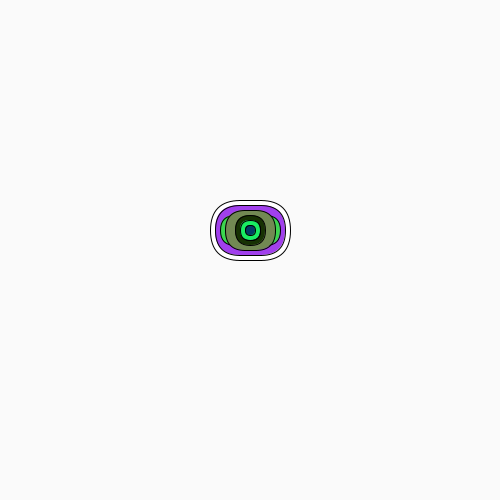
Frame 1 (no input)
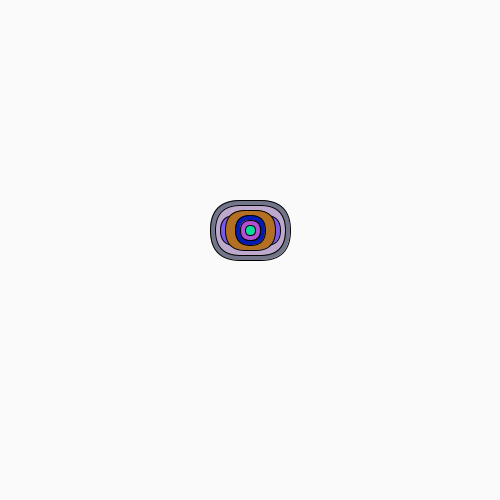
Frame 60 (the mouse pressed at the canvas centre just before this capture)
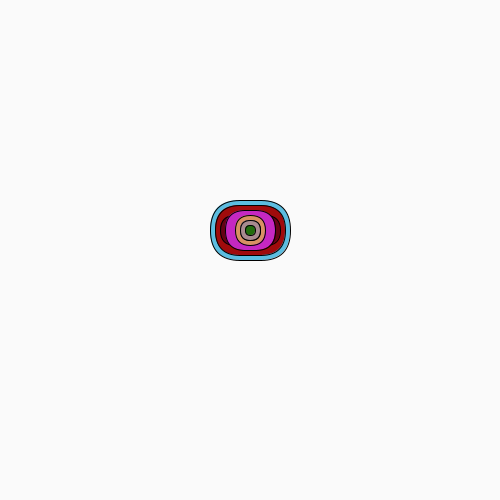
Frame 120 (the mouse held since frame 60 and released just before this capture)

The Processing sketch that drew these frames (run headless with seeded random() and noise(); from frame 60 on, the mouse is pressed at the canvas centre):

// Processing sketch: processing_86104
// ── processing_86104.pde

void setup ()
{
 
size (500,500);
 
 
 
}
 
void draw ()
{
background(250);
stroke(0);
 
 
 
 
 
rect(210,200,80,60,60);
fill(random(0,250),random(0,250),random(0,250));
smooth();
 
 
rect(215,205,70,50,50);
fill(random(0,250),random(0,250),random(0,250));
smooth();
 
 
 
rect(220,215,60,30,30);
fill(random(0,250),random(0,250),random(0,250));
smooth();
 
rect(225,210,50,40,40);
fill(random(0,250),random(0,250),random(0,250));
smooth();
 
rect(235,215,30,30,30);
fill(random(0,250),random(0,250),random(0,250));
smooth();
 
rect(240,220,20,20,20);
fill(random(0,250),random(0,250),random(0,250));
smooth();
 
rect(240,220,20,20,20);
fill(random(0,250),random(0,250),random(0,250));
smooth();
 
rect(245,225,10,10,10);
fill(random(0,250),random(0,250),random(0,250));
smooth();
 
}
